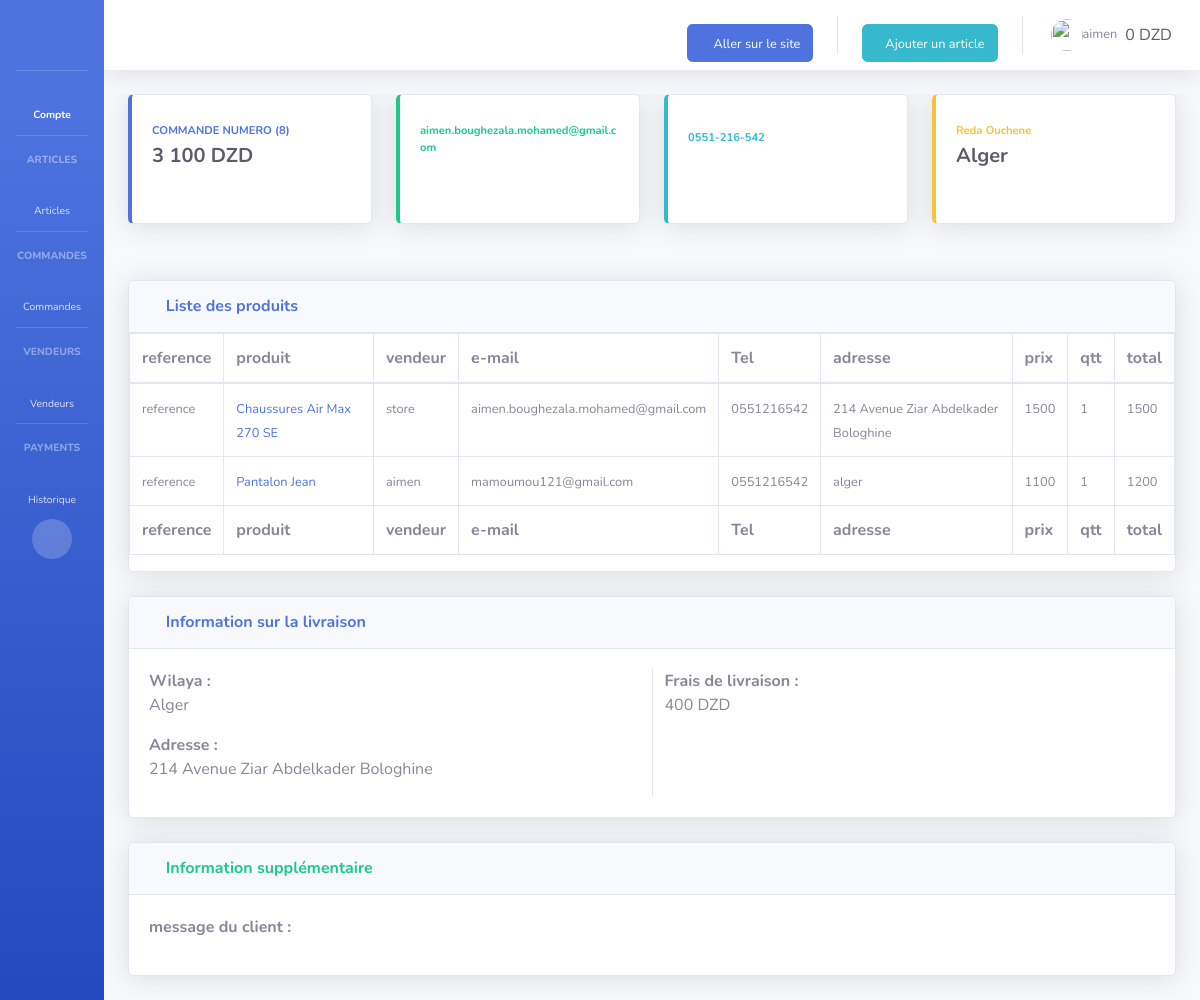
/BackOffice/commandes/8 (signed in), run on an earlier commit of the app's database.
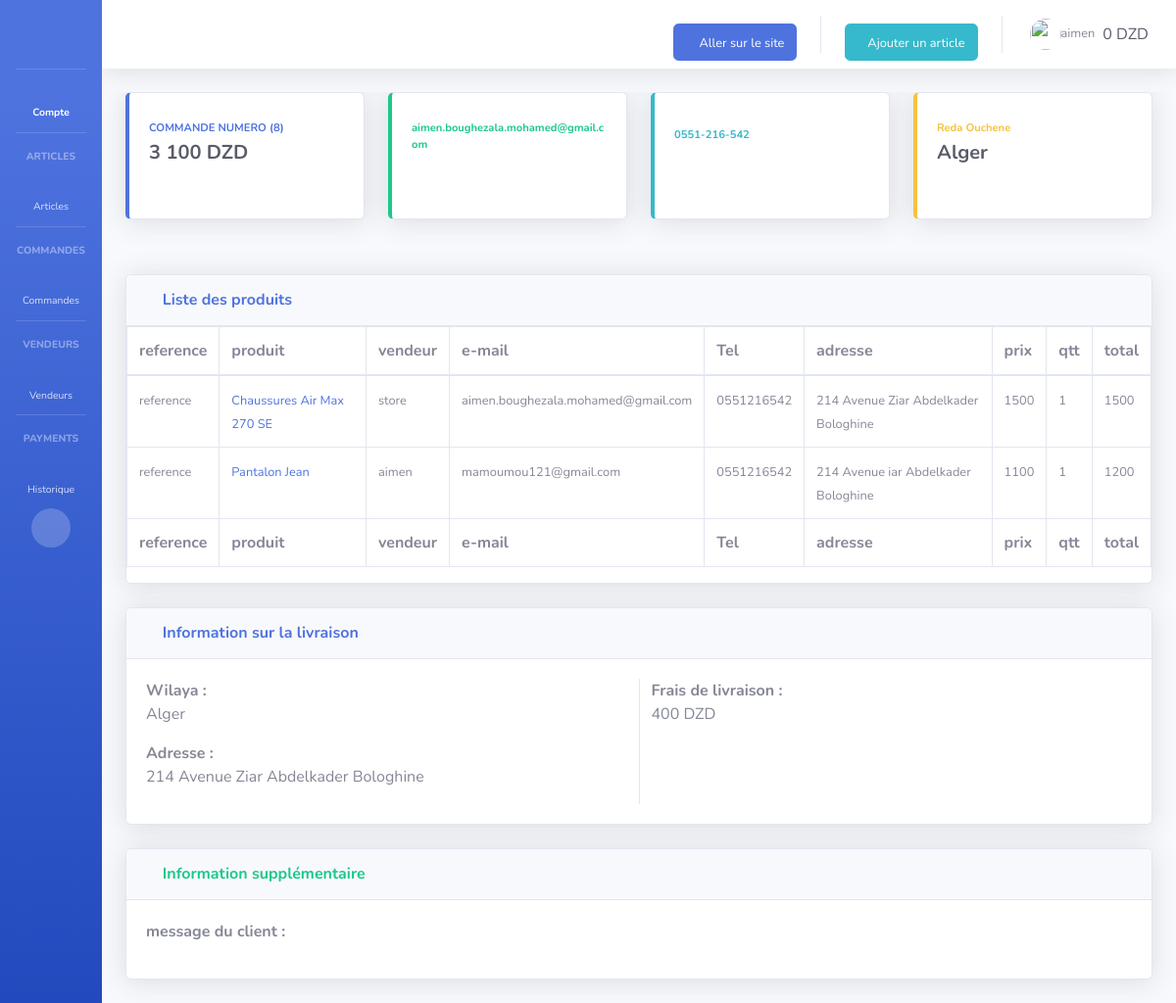
And on a later commit of the database.
### commandes/models.py (models this page shows, shortened)
class CommandeItem(models.Model):
    total=models.PositiveIntegerField()
    produit=models.CharField(max_length=255)
    reference=models.CharField(max_length=255)
    prix=models.PositiveIntegerField()
    user=models.CharField(max_length=255)
    commission=models.PositiveIntegerField()
    qtt=models.PositiveIntegerField()
    Commande=models.ForeignKey(Commande,on_delete=models.CASCADE)
    def get_vendor(self):
        try:
            return User.objects.get(username=self.user)
        except:
            return

### accounts/models.py (models this page shows, shortened)
class UserProfile(models.Model):
    user=models.OneToOneField(User,on_delete=models.CASCADE,null='True')
    telephone=models.CharField(null='True',max_length=10)
    adresse=models.CharField(max_length=325,default='alger')
    wilaya=models.ForeignKey(Wilaya,on_delete=models.CASCADE,null='true')
    commune=models.ForeignKey(Commune,on_delete=models.CASCADE,null='true')
    activate=models.CharField(max_length=255,unique='True')
    solde=models.IntegerField(default=0)

### commandes/adminViews.py (the view)
# urls.py: path('commandes/<int:id>', SingleCommande.as_view(),name='SingleCommande'),
class SingleCommande(LoginRequiredMixin,TemplateView):
    def get(self,request,id):
        if request.user.is_superuser:
            return render(request,'commandes/BackOffice/update_commande.html',{'commande':Commande.objects.get(id=id)})
        else:
            return redirect('HomeCommandeAdmin')

### cart/context_processors.py (called while the page is built)
def add_variable_to_context(request):
    try:
        cart=Cart.objects.get(user=request.user) if request.user.is_authenticated else Cart.objects.get(session_key = request.session.session_key)
    except:
        if not request.session.session_key:
            request.session.save()
        cart = Cart(session_key=request.session.session_key)
        cart.save()
    return {
        'cart': cart
    }

### commandes/models.py (called while the page is built)
    def getTotal(self):
            items=CommandeItem.objects.filter(Commande=self)
            total=0
            for item in items:
                total+=item.total
            total+=self.livraison
            return total

    def readeablePhone(self):
        return "%s%s%s%s-%s%s%s-%s%s%s" % tuple(self.telephone)

### region/models.py (called while the page is built)
    def __str__(self):
        return self.nom

### commandes/templates/commandes/BackOffice/update_commande.html (shortened to what the changed rows need)
{% extends 'BackOffice/baseadmin.html' %}
{% load static %}
{% block styles %}
{% load humanize %}
<link href="{% static '/admn/vendor/datatables/dataTables.bootstrap4.min.css' %}" rel="stylesheet">
  <link rel="stylesheet" href="https://cdn.jsdelivr.net/npm/bootstrap-select@1.13.9/dist/css/bootstrap-select.min.css">
{% endblock styles %}
{% block body %}
<div class="container" style='overflow-x: scroll;'>
    <div class="card shadow mb-4">
          <table class="table table-bordered table-hover" id="dataTable" width="100%" cellspacing="0">
            <thead>
              <tr>
                <th class='bg-white'>reference</th>
                <th class='bg-white'>produit</th>
                {%if request.user.is_superuser %}
                <th class='bg-white'>vendeur</th>
                <th class='bg-white'>e-mail</th>
                <th class='bg-white'>Tel</th>
                <th class='bg-white'>adresse</th>
                {%endif%}
                <th class='bg-white'>prix</th>
                <th class='bg-white'>qtt</th>
                <th class='bg-white'>total</th>
              </tr>
            </thead>
            <tfoot>
              <tr>
                <th class='bg-white'>reference</th>
                <th class='bg-white'>produit</th>
                {%if request.user.is_superuser %}
                <th class='bg-white'>vendeur</th>
                <th class='bg-white'>e-mail</th>
                <th class='bg-white'>Tel</th>
                <th class='bg-white'>adresse</th>
                {%endif%}
                <th class='bg-white'>prix</th>
                <th class='bg-white'>qtt</th>
                <th class='bg-white'>total</th>
              </tr>
            </tfoot>
            <tbody>
              {% for commandeItem in commande.commandeitem_set.all %}
              {% if commandeItem.get_vendor == request.user or request.user.is_superuser %}
              <tr>
                <th class='bg-white'><small>{{commandeItem.reference}}</small></th>
                <th class='bg-white'><small><a href='#'  target='_blank'>{{commandeItem.produit}} </a></small></th>
                {%if request.user.is_superuser %}
                <th class='bg-white'><small>{{commandeItem.get_vendor}}</small></th>
                <th class='bg-white'><small>{{commandeItem.get_vendor.email}}</small></th>
                <th class='bg-white'><small>{{commandeItem.get_vendor.userprofile.telephone}}</small></th>
                <th class='bg-white'><small>{{commandeItem.get_vendor.userprofile.adresse}}</small></th>
                {%endif%}
                <th class='bg-white'><small>{{commandeItem.prix}}</small></th>
                <th class='bg-white'><small>{{commandeItem.qtt}}</small></th>
                <th class='bg-white'><small>{{commandeItem.total}}</small></th>
              </tr>
              {%endif%}
              {%endfor %}
            </tbody>
          </table>
    </div>
</div>
{% endblock body %}

What changed in the data, as far as the page shows it:
changed through a linked row, CommandeItem "Pantalon Jean": get_vendor.userprofile.adresse "alger" → "214 Avenue iar Abdelkader Bologhine"
